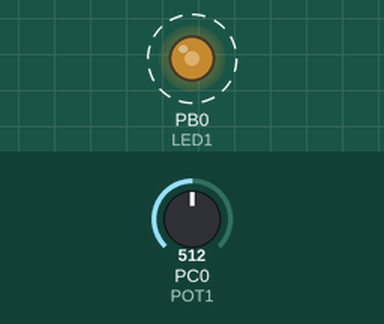
A program run on a simulated ATmega328P, built with avr-gcc and emulated at 16 MHz. Shown: output pins drawn as LEDs (lit = HIGH). Dashed ring = blinking. Inputs (shaded band) come from the test bench; at power-on: PC0 (POT1) = 512.

Above: at 1.28 s.
1.3 s: PC0 (POT1) set to 122
At 3.2 s:
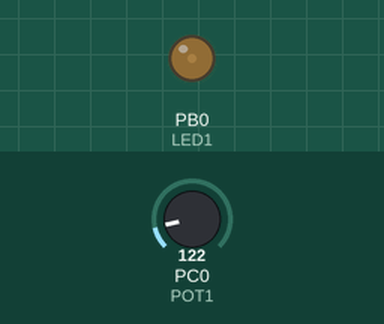
4.3 s: PC0 (POT1) set to 54
7.3 s: PC0 (POT1) set to 47
8.8 s: PC0 (POT1) set to 900
At 10.5 s:
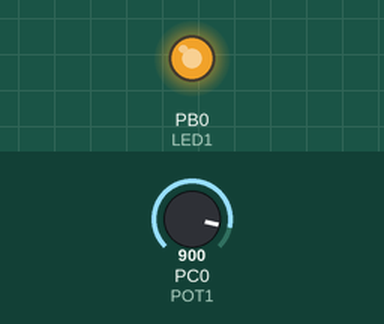
11.8 s: PC0 (POT1) set to 785
13.3 s: PC0 (POT1) set to 756
At 13.56 s:
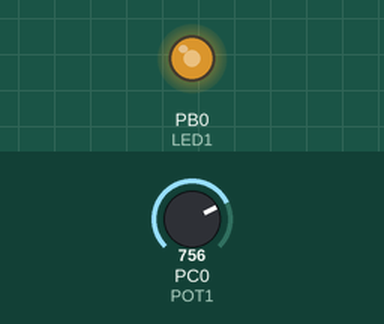
Timing chart, 0 to 17.3 s (numbered marks = the images above; inputs shaded):
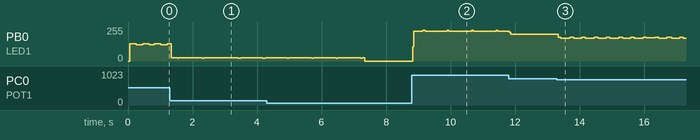

The program:

main.c
```c
/********************************************************************************
* main.c: Demonstration av ett inbyggt system innehållande en potentiometer för
*         styrning av ljusstyrkan på en lysdiod via PWM-generering.
********************************************************************************/
#include "header.h"

/********************************************************************************
* main: Ansluter en lysdiod till pin 8 (PORTB0) samt en potentiometer till
*       analog pin A0 (PORTC0). Mikrodatorn initieras genom att lysdiodens pin
*       sätts till utport och AD-omvandlarens analoga kretsar initieras via en
*       testomvandling.
*
*       Därefter sker kontinuerligt avläsning av den analoga insignalen från
*       från potentiometern, som varierar mellan 0 - 5 V. Denna signal omvandlas
*       till en digital motsvarighet mellan 0 - 1023, som sedan används för att
*       beräkna duty cycle, som indikerar hur stor andel av aktuell periodtid som
*       lysdioden ska vara tänd.
*
*       Som exempel, om potentiometern vrids klockvis till 60 % av max (den
*       analoga insignalen bör då bli 5 * 0.6 = 3 V) så erhålls en duty cycle
*       på 0.6, vilket innebär att lysdioden ska vara tänd 60 % av periodtiden,
*       i detta fall 6 ms för en periodtid på 10 ms. Resterande 4 ms av
*       periodtiden ska lysdioden vara släckt. Den tid som lysdioden ska hållas
*       tänd respektive släckt varje period kallas on-tid respektive off-tid.
*
*       Ur duty cycle samt vald periodtid, i detta fall 10 ms, beräknas aktuell
*       on- respektive off-tid för PWM-genereringen, dvs. hur lång tid i
*       millisekunder som lysdioden ska vara tänd respektive släckt och lagras
*       i variabler pwm_on_ms samt pwm_off_ms. Utefter erhållna värden styrs
*       lysdiodens ljusstyrka via en blinkning med beräknad on- och off-tid.
********************************************************************************/
int main(void)
{
   uint8_t pwm_on_ms;
   uint8_t pwm_off_ms;

   setup();

   while (1)
   {
      adc_get_pwm_values(POT1, 10, &pwm_on_ms, &pwm_off_ms);

      set(PORTB, LED1);
      delay_ms(&pwm_on_ms);
      clr(PORTB, LED1);
      delay_ms(&pwm_off_ms);
   }

   return 0;
}
```

adc.c
```c
/********************************************************************************
* adc.c: Innehåller funktionalitet för AD-omvandling.
********************************************************************************/
#include "header.h"

/********************************************************************************
* adc_read: Läser av den analoga insignalen från angiven pin och returnerar
*           motsvarande digitala värde mellan 0 - 1023.
*
*           1. Vi väljer intern matningsspänning samt analog kanal via skrivning
*              till register ADMUX. REFS0 ettställs för matningsspänningen,
*              medan pin-numret avgör vilken analog kanal som kopplas till
*              AD-omvandlaren.
*
*           2. Vi aktiverar AD-omvandlaren, startar AD-omvandling direkt och
*              använder lägsta möjliga frekvens 125 kHz så att AD-omvandlaren
*              får extra tid att göra en bra AD-omvandling. Vi sätter prescaler-
*              bitar ADPS[2:0] till divisionsfaktor 128, så vi får en frekvens
*              på 16 MHz / 128 = 125 kHz för AD-omvandlingen.
*
*           3. Vi väntar sedan på att AD-omvandlingen slutförs, vilket indikeras
*              via biten ADIF (ADC Interrupt Flag), som då ettställs. Så länge
*              ADIF är lika med noll så gör vi ingenting. En tom while-sats körs
*              därmed så länge ADIF är lika med 0.
*
*           4. Vi nollställer sedan biten ADIF inför nästa AD-omvandling (så
*              att signalerar som den ska även då) genom att ettställa denna.
*              Notera alltså, vi ettställer ADIF, vilket gör att den sedan
*              nollställs av hårdvaran.
*
*           5. Vi returnerar det 10-bitars resultatet som ligger i register ADC.
*
*           - pin: Analog pin A0 - A5 vars insignal ska läsas av.
********************************************************************************/
uint16_t adc_read(const uint8_t pin)
{
   ADMUX = (1 << REFS0) | pin;
   ADCSRA = (1 << ADEN) | (1 << ADSC) | (1 << ADPS2) | (1 << ADPS1) | (1 << ADPS0);
   while ((ADCSRA & (1 << ADIF)) == 0);
   ADCSRA = (1 << ADIF);
   return ADC;
}

/********************************************************************************
* adc_get_pwm_values: Läser av insignalen från angiven pin och beräknar sedan
*                     on- och off-tid utefter angiven periodtid för PWM.
*
*                     1. Vi läser av angiven pin och beräknar duty cycle som ett
*                        flyttal mellan 0 - 1. Duty cycle indikerar hur stort
*                        andel av perioden som lysdioden ska vara tänd,
*                        exempelvis 0.6 indikerar att lysdioden ska vara på
*                        60 % av tiden, vilket ger 60 % ljusstyrka. För att
*                        beräkna duty cycle beräknar vi ration mellan omvandlad
*                        insignal dividerat med maximal insignal 1023.0.
*
*                     2. Vi beräknar on-tiden, alltså tiden som lysdioden
*                        ska vara tänd, genom att multiplicera vår duty cycle
*                        mer periodtiden. Exempelvis, om duty cycle är 0.6 och
*                        vi har en periodtid på 10 ms, så får vi en on-tid på
*                        0.6 * 10m = 6 ms. Lysdioden ska då vara tänd i 6 ms
*                        och släckt resten av perioden, alltså 10m - 6m = 4 ms.
*                        Vi avrundar detta till närmsta heltal genom att addera.
*
*                     3. Vi beräknar off-tiden som periodtiden - on-tiden,
*                        alltså som resterande periodtid.
*
*                     - pin: Analog pin A0 - A5 vars insignal ska läsas av.
*                     - pwm_period_ms: Periodtiden för PWM i millisekunder.
*                     - pwm_on_ms    : Adress där on-tiden för PWM lagras..
                      - pwm_off_ms   : Adress där off-tiden för PWM lagras.
********************************************************************************/
void adc_get_pwm_values(const uint8_t pin,
                        const uint8_t pwm_period_ms,
                        uint8_t* pwm_on_ms,
                        uint8_t* pwm_off_ms)
{
   const double duty_cycle = adc_read(pin) / 1023.0;
   *pwm_on_ms = (uint8_t)(duty_cycle * pwm_period_ms + 0.5);
   *pwm_off_ms = pwm_period_ms - *pwm_on_ms;
   return;
}
```

header.h
```c
/********************************************************************************
* header.h: Innehåller diverse definitioner och deklarationer för implementering
*           av det inbyggda systemet.
********************************************************************************/
#ifndef HEADER_H_
#define HEADER_H_

/* Klockfrekvens (behövs för fördröjningsrutiner): */
#define F_CPU 16000000UL /* 16 MHz. */

/* Inkluderingsdirektiv: */
#include <avr/io.h>     /* Innehåller information om I/O-register såsom PORTB. */
#include <util/delay.h> /* Innehåller fördröjningsrutiner såsom _delay_ms. */

/* Makrodefinitioner: */
#define LED1 PORTB0 /* Lysdiod 1 på pin 8 (PORTB0). */
#define POT1 PORTC0 /* Potentiometer 1 på analog pin A0 (PORTC0). */

/********************************************************************************
* set: Ettställer angiven bit i angivet register utan att påverka övriga bitar.
*
*      - reg: Registret som skrivning ska ske till.
*      - bit: Biten i registret som ska ettställas.
********************************************************************************/
#define set(reg, bit) reg |= (1 << bit)

/********************************************************************************
* clr: Nollställer angiven bit i angivet register utan att påverka övriga bitar.
*
*      - reg: Registret som skrivning ska ske till.
*      - bit: Biten i registret som ska nollställas.
********************************************************************************/
#define clr(reg, bit) reg &= ~(1 << bit)

/********************************************************************************
* delay_ms: Genererar fördröjning mätt i millisekunder.
*
*           - delay_time_ms: Pekare till angiven fördröjningstid.
********************************************************************************/
#define delay_ms(delay_time_ms) ({ \
   for (uint16_t i = 0; i < *delay_time_ms; ++i) { \
      _delay_ms(1); \
   } \
})

/********************************************************************************
* setup: Initierar mikrodatorn vid start.
********************************************************************************/
void setup(void);

/********************************************************************************
* adc_read: Läser av den analoga insignalen från angiven pin och returnerar
*           motsvarande digitala värde mellan 0 - 1023.
*
*           - pin: Analog pin A0 - A5 vars insignal ska läsas av.
********************************************************************************/
uint16_t adc_read(const uint8_t pin);

/********************************************************************************
* adc_get_pwm_values: Läser av insignalen från angiven pin och beräknar sedan
*                     on- och off-tid utefter angiven periodtid för PWM.
*
*                     - pin: Analog pin A0 - A5 vars insignal ska läsas av.
*                     - pwm_period_ms: Periodtiden för PWM i millisekunder.
*                     - pwm_on_ms    : Adress där on-tiden för PWM lagras..
                      - pwm_off_ms   : Adress där off-tiden för PWM lagras.
********************************************************************************/
void adc_get_pwm_values(const uint8_t pin,
                        const uint8_t pwm_period_ms,
                        uint8_t* pwm_on_ms,
                        uint8_t* pwm_off_ms);

#endif /* HEADER_H_ */
```

setup.c
```c
/********************************************************************************
* setup.c: Innehåller initieringsrutiner.
********************************************************************************/
#include "header.h"

/********************************************************************************
* setup: Initierar mikrodatorn vid start.
*
*        1. Vi sätter lysdioden till utport genom att ettställa motsvarande
*           bit i datariktningsregister DDRB (Data Direction Register B).
*
*        2. Vi initierar AD-omvandlaren genom att köra en testomvandling.
*           De analoga kretsarna initieras då vid start. Returtypen typomvandlas
*           till void då vi inte är intresserade av returvärdet vid start.
********************************************************************************/
void setup(void)
{
   set(DDRB, LED1);
   (void)adc_read(POT1);
   return;
}
```

Measured:
- the behaviour switches between 768 and 767 on PC0 (POT1) (found by bisection; images 2 and 3)
